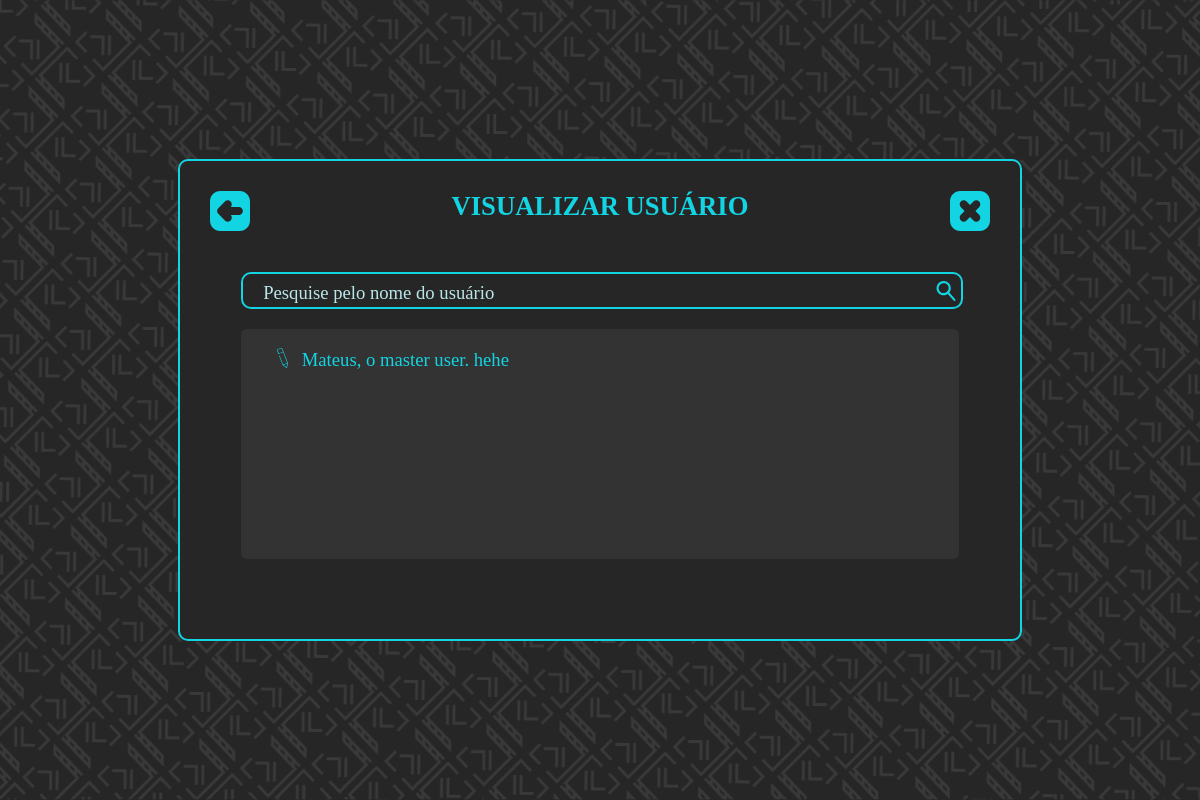
Page /src/pages/user/show_user/index.php (signed in) on the earlier database version.
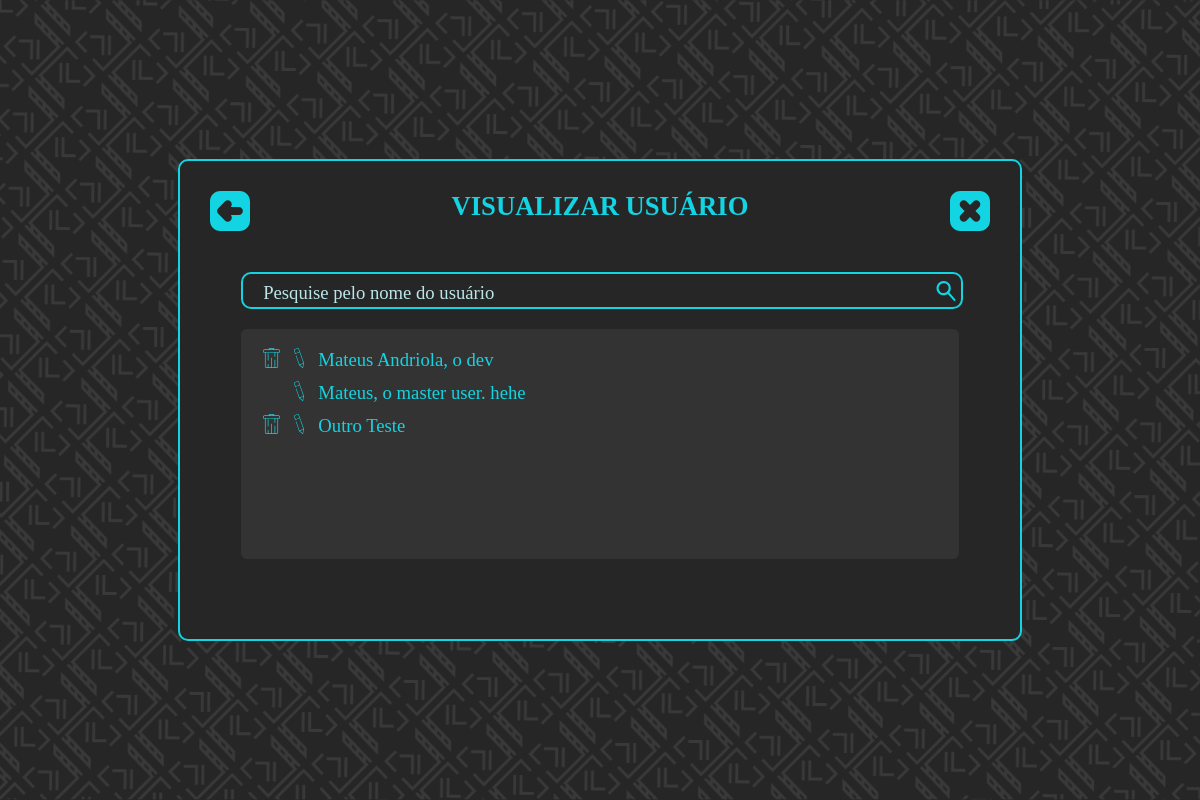
Same page on the later database version.
### tables this page shows
CREATE TABLE usuario (
    id_usuario INTEGER      PRIMARY KEY AUTOINCREMENT
                            NOT NULL,
    nickname   VARCHAR (60) NOT NULL,
    nome       VARCHAR (60) NOT NULL,
    senha      VARCHAR (60) NOT NULL
);

### src/pages/user/show_user/index.php (the view, shortened to what this page needs)
<!DOCTYPE html>
<html lang="pt-br">
  <head>
    <link rel="stylesheet" type="text/css" href="../../../styles/styles.css">
  </head>
  <body>
    <?php
      function getUser(){
      	try{
      		$pdo = new PDO('sqlite:'.$_SESSION['absolute_path_base'].'src/database/database.db');
      		$statement = $pdo->query("SELECT * FROM usuario ORDER BY nome");
      		$rows = $statement->fetchAll(PDO::FETCH_ASSOC);
      	}catch(PDOException $e){
      		$rows = 0;
      		echo "<pre>";
      		echo $e;
      		echo "</pre>";
      	}
      	return $rows;
      }
      $rows = getUser();
      ?>
      <section class="window">
        <div class="container all">
          <div class="title">VISUALIZAR USUÁRIO</div>
          <div class="inner_container">
            <?php
              for ($i = 0; $i < count($rows); $i++) {
                $tr_id[] = "'".strtolower(str_replace(' ','',$rows[$i]['nome']))."'";
              }
             ?>
             <div class="span_input_search">
               <input placeholder="Pesquise pelo nome do usuário" type="text" class="input_number inner align_left" id="search" onkeyup="search([<?php echo implode(',', $tr_id); ?>])">
               <label class="search_label" for="search" class="">
               <img class="search_svg" src="../../../assets/Icons/pesquisar.svg">
             </label>
            </div>
            <?php
            echo '<div class="divList">';
            echo '<table class="view_table">';
            echo '<tbody>';
          	for ($i = 0; $i < count($rows); $i++) {
            echo '<tr id="'.str_replace("'", "",$tr_id[$i]).'">';
            if($rows[$i]['id_usuario'] != '1'){
              echo '<td>';
              echo '<a onclick="return confirm(\'Deseja realmente apagar '.$rows[$i]["nome"].'?\');" href="deleteUser.php?id_user='.$rows[$i]['id_usuario'].'"><img src="../../../assets/Icons/excluir.svg" height=20> </a>';
              echo '</td>';
            }else {
              echo '<td>';
            }
            echo '<td>';
            echo '<a href="edit_user?id_user='.$rows[$i]['id_usuario'].'"><img src="../../../assets/Icons/editar.svg" height=20> </a>';
            echo '</td>';
            echo '<td>';
          	echo $rows[$i]['nome'];
            echo '</td>';
            echo '</tr>';
          	}
            echo '</tbody>';
            echo '</table>';
            echo '</div>';
          ?>
        </div>
        <a href='../../menu'><img src="../../../assets/Icons/voltar.svg" class="icon_voltar"></a>
        <a href='desconectar.php' onclick="return confirm('Tem certeza que deseja sair?')"><img src="../../../assets/Icons/fechar.svg" class="icon_fechar"></a>
      </div>
    </section>
  </body>
</html>

### src/styles/styles.css (style rules this page uses)
:root { --font_size: 20pt; --font_size_medium: 14pt; --main_color: #13D4E2; --second_color: #BAE6E9; --third_color: #f9f9f9; --bg_color_main: rgb(38, 38, 38); --bg_color_second: rgb(51, 51, 51); }
* { font-family:Calibri; font-size:var(--font_size); }
html { scroll-behavior: smooth; background-color: var(--bg_color_main); width: 100%; }
body { width: 100%; background-color: var(--bg_color_main); margin: 0px; }
input { background-color: var(--bg_color_main); }
.window { min-height: 100vh; display: flex; flex-direction: column; align-items: center; justify-content: center; background: url('../assets/BG_01.png') center center no-repeat fixed; background-color: var(--bg_main_color); -webkit-background-size: cover; -moz-background-size: cover; -o-background-size: cover; background-size: cover; }
table { border-collapse: collapse; }
.input_number { border:none; border-radius: 10px; color: var(--main_color); padding-left: 10px; padding-right: 10px; text-align: center; --length_container:min-content; width: 35px; }
.search_svg { cursor: pointer; width: 20px; padding: 5px; }
.span_input_search { position: relative; display: flex; flex-direction: row; align-items: center; justify-content: space-between; --length_container:min-content; width: 100%; border:solid 2px var(--main_color); border-radius: 10px; margin-bottom: 20px; }
.search_label { position: relative; display: flex; }
.container { background-color: var(--bg_color_main); position: relative; display: flex; text-align: center; flex-direction: column; --length_container:max-content; width: var(--length_container); height: var(--length_container); border-style: solid; padding: 30px; border-width: 2px; border-radius: 10px; border-color: var(--main_color); margin: 50px 0px; }
.inner_container { position: relative; display: flex; flex-direction: column; --length_container:max-content; height: var(--length_container); padding-left: 4%; padding-right: 4%; padding-top: 20px; margin-bottom: 20px; }
.inner { position: relative; width: 100%; }
.title { padding-bottom: 30px; font-weight: bold; color: var(--main_color); }
.icon_fechar { width: 40px; position: absolute; top: 30px; right: 30px; }
.icon_voltar { width: 40px; position: absolute; top: 30px; left: 30px; }
.all { width: 65%; }
.align_left { text-align: left; }
.view_table td { text-align: left; font-size: var(--font_size_medium); color: var(--main_color); padding: 0px 7px 2px 7px; }
.divList { height: 200px; overflow-y : scroll; background-color: var(--bg_color_second); border: solid 5px var(--bg_color_second); padding: 10px; border-radius: 6px 6px; margin-bottom: 30px; }
a { text-decoration: none; }

Differences in the rows shown:
added usuario: nome "Mateus Andriola, o dev"
added usuario: nome "Outro Teste"
